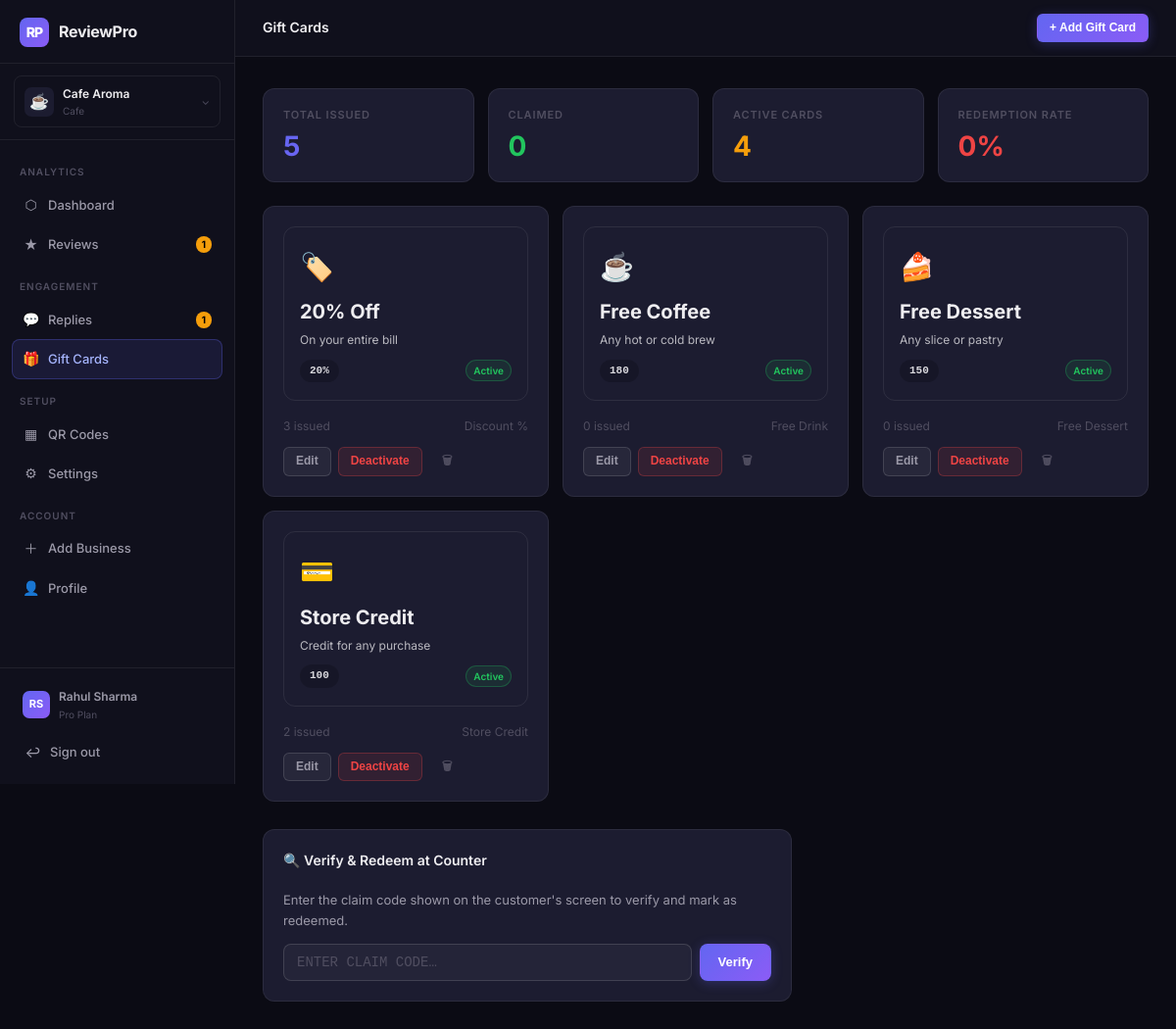
/dashboard/cafe-aroma/gifts/ (signed in), run on the app's committed database.
### businesses/models.py (models this page shows, shortened)
class Business(models.Model):
    id = models.UUIDField(primary_key=True, default=uuid.uuid4, editable=False)
    owner = models.ForeignKey(settings.AUTH_USER_MODEL, on_delete=models.CASCADE, related_name='businesses')
    name = models.CharField(max_length=200)
    slug = models.SlugField(max_length=220, unique=True, blank=True)
    category = models.CharField(max_length=50, choices=CATEGORY_CHOICES, default='Restaurant')
    address = models.CharField(max_length=300, blank=True)
    city = models.CharField(max_length=100, blank=True)
    phone = models.CharField(max_length=30, blank=True)
    email = models.EmailField(blank=True)
    website = models.URLField(blank=True)
    logo_emoji = models.CharField(max_length=10, default='🏪')
    primary_color = models.CharField(max_length=7, default='#6366f1')
    google_place_id = models.CharField(max_length=300, blank=True)
    google_access_token = models.TextField(blank=True)
    google_refresh_token = models.TextField(blank=True)
    auto_send_positive_replies = models.BooleanField(default=True)
    min_rating_for_gift = models.IntegerField(default=4)
    is_active = models.BooleanField(default=True)
    created_at = models.DateTimeField(auto_now_add=True)
    updated_at = models.DateTimeField(auto_now=True)
    class Meta:
        ordering = ['-created_at']
        verbose_name_plural = 'Businesses'

class GiftCard(models.Model):
    id = models.UUIDField(primary_key=True, default=uuid.uuid4, editable=False)
    business = models.ForeignKey(Business, on_delete=models.CASCADE, related_name='gift_cards')
    title = models.CharField(max_length=100)
    description = models.CharField(max_length=250)
    gift_type = models.CharField(max_length=20, choices=GIFT_TYPE_CHOICES)
    value = models.CharField(max_length=50, help_text='e.g. ₹180 or 20%')
    icon = models.CharField(max_length=10, default='🎁')
    color = models.CharField(max_length=20, choices=GIFT_COLOR_CHOICES, default='purple')
    is_active = models.BooleanField(default=True)
    total_issued = models.IntegerField(default=0)
    created_at = models.DateTimeField(auto_now_add=True)
    class Meta:
        ordering = ['-is_active', 'title']

### accounts/models.py (models this page shows, shortened)
class User(AbstractUser):
    id = models.UUIDField(primary_key=True, default=uuid.uuid4, editable=False)
    email = models.EmailField(unique=True)
    full_name = models.CharField(max_length=200, blank=True)
    avatar_initials = models.CharField(max_length=3, blank=True)
    plan = models.CharField(max_length=20, default='free', choices=[('free','Free'),('pro','Pro'),('enterprise','Enterprise')])
    email_verified = models.BooleanField(default=False)
    onboarding_done = models.BooleanField(default=False)
    created_at = models.DateTimeField(auto_now_add=True)
    USERNAME_FIELD = 'email'
    REQUIRED_FIELDS = ['username']
    @property
    def display_name(self):
        return self.full_name or self.email.split('@')[0]

### reviews/views.py (the view, shortened to what this page needs)
# urls.py: path('dashboard/<slug:slug>/gifts/',     rv.gifts_page,      name='gifts_page'),
@login_required
def gifts_page(request, slug):
    business = get_object_or_404(Business, slug=slug, owner=request.user)
    qs = Review.objects.filter(business=business, is_verified=True)
    ti = qs.filter(gift_issued__isnull=False).count()
    tc = qs.filter(gift_claimed=True).count()
    return render(request, 'dashboard/gifts.html', {
        'business': business, 'active': 'gifts',
        'gifts': business.gift_cards.all(),
        'total_issued': ti, 'total_claimed': tc,
        'redemption_rate': round(tc/ti*100) if ti else 0,
        'gift_type_choices': GiftCard._meta.get_field('gift_type').choices if hasattr(GiftCard,'_meta') else [],
    })

### templates/dashboard/gifts.html (shortened to what this page needs)
{% extends "base.html" %}
{% block topbar_title %}Gift Cards{% endblock %}
{% block topbar_actions %}
  <button class="btn btn-primary btn-sm" onclick="openModal('gift-modal')">+ Add Gift Card</button>
{% endblock %}
{% block content %}
<div class="stats-grid" style="grid-template-columns:repeat(4,1fr);margin-bottom:24px">
  <div class="stat-card c-purple">
    <div class="stat-label">Total Issued</div>
    <div class="stat-value">{{ total_issued }}</div>
  </div>
  <div class="stat-card c-green">
    <div class="stat-label">Claimed</div>
    <div class="stat-value">{{ total_claimed }}</div>
  </div>
  <div class="stat-card c-amber">
    <div class="stat-label">Active Cards</div>
    <div class="stat-value">{{ gifts.count }}</div>
  </div>
  <div class="stat-card {% if redemption_rate >= 70 %}c-green{% elif redemption_rate >= 40 %}c-amber{% else %}c-red{% endif %}">
    <div class="stat-label">Redemption Rate</div>
    <div class="stat-value">{{ redemption_rate }}%</div>
  </div>
</div>
<div class="grid-3" style="margin-bottom:28px">
  {% for gift in gifts %}
  <div class="card">
    <div class="gc-{{ gift.color }}" style="border-radius:12px;padding:18px 16px;margin-bottom:16px;border:1px solid rgba(255,255,255,.08)">
      <div style="font-size:28px;margin-bottom:8px">{{ gift.icon }}</div>
      <div class="gc-value" style="font-size:20px;font-weight:700;margin-bottom:3px">{{ gift.title }}</div>
      <div style="font-size:12px;opacity:.75">{{ gift.description }}</div>
      <div style="margin-top:10px;display:flex;align-items:center;justify-content:space-between">
        <span style="background:rgba(0,0,0,.2);padding:3px 10px;border-radius:20px;font-size:11px;font-weight:700;font-family:monospace;opacity:.9">{{ gift.value }}</span>
        {% if gift.is_active %}<span class="badge badge-sm badge-green">Active</span>{% else %}<span class="badge badge-sm badge-red">Inactive</span>{% endif %}
      </div>
    </div>
    <div style="display:flex;justify-content:space-between;font-size:12px;color:var(--text3);margin-bottom:12px">
      <span>{{ gift.total_issued }} issued</span>
      <span>{{ gift.get_gift_type_display }}</span>
    </div>
    <div style="display:flex;gap:7px">
      <button class="btn btn-secondary btn-sm" onclick='editGift({{ gift.id|json_script:"" }}, "{{ gift.title }}", "{{ gift.description }}", "{{ gift.value }}", "{{ gift.icon }}", "{{ gift.gift_type }}", "{{ gift.color }}")'>Edit</button>
      <form method="post" style="display:inline">
        <button class="btn {% if gift.is_active %}btn-danger{% else %}btn-success{% endif %} btn-sm" type="submit">
          {% if gift.is_active %}Deactivate{% else %}Activate{% endif %}
        </button>
      </form>
      <form method="post" style="display:inline" onsubmit="return confirm('Delete this gift card?')">
        <button class="btn btn-ghost btn-sm" type="submit">🗑</button>
      </form>
    </div>
  </div>
  {% endfor %}
</div>
<div class="card" style="max-width:540px">
  <div class="card-header">
    <div class="card-title">🔍 Verify & Redeem at Counter</div>
  </div>
  <p style="font-size:13px;color:var(--text2);margin-bottom:14px">Enter the claim code shown on the customer's screen to verify and mark as redeemed.</p>
  <div style="display:flex;gap:8px">
    <input class="form-control" id="verify-token" placeholder="Enter claim code…" style="font-family:monospace;text-transform:uppercase" oninput="this.value=this.value.toUpperCase()">
    <button class="btn btn-primary" style="white-space:nowrap" onclick="verifyGift()">Verify</button>
  </div>
</div>
{% endblock %}

### templates/base.html (shortened to what this page needs)
{% load static humanize %}<!DOCTYPE html>
<html lang="en">
<head>
<link rel="stylesheet" href="{% static 'css/app.css' %}">
</head>
<body>
<div class="page">
{% block sidebar %}
<aside class="sidebar">
  <a href="{% if business %}{% url 'biz_dashboard' slug=business.slug %}{% else %}/{% endif %}" class="sidebar-logo">
    <div class="logo-mark">RP</div>
    <span class="logo-text">ReviewPro</span>
  </a>
  {% if business %}
  <div class="sidebar-biz">
    <a href="{% url 'dashboard_home' %}" class="biz-pill" title="Switch business">
      <div class="biz-emoji-wrap">{{ business.logo_emoji }}</div>
      <div style="flex:1;overflow:hidden">
        <div class="biz-title">{{ business.name }}</div>
        <div class="biz-category">{{ business.category }}</div>
      </div>
      <span style="color:var(--text3);font-size:11px">⌄</span>
    </a>
  </div>
  {% endif %}
  <nav class="sidebar-nav">
    {% if business %}
    <div class="nav-label">Analytics</div>
    <a href="{% url 'biz_dashboard' slug=business.slug %}" class="nav-item {% if active == 'dashboard' %}active{% endif %}">
      <span class="ni-icon">⬡</span> Dashboard
    </a>
    <a href="{% url 'reviews_list' slug=business.slug %}" class="nav-item {% if active == 'reviews' %}active{% endif %}">
      <span class="ni-icon">★</span> Reviews
      {% if pending_reply_count %}<span class="ni-badge">{{ pending_reply_count }}</span>{% endif %}
    </a>
    <div class="nav-label">Engagement</div>
    <a href="{% url 'replies_list' slug=business.slug %}" class="nav-item {% if active == 'replies' %}active{% endif %}">
      <span class="ni-icon">💬</span> Replies
      {% if pending_reply_count %}<span class="ni-badge">{{ pending_reply_count }}</span>{% endif %}
    </a>
    <a href="{% url 'gifts_page' slug=business.slug %}" class="nav-item {% if active == 'gifts' %}active{% endif %}">
      <span class="ni-icon">🎁</span> Gift Cards
    </a>
    <div class="nav-label">Setup</div>
    <a href="{% url 'qrcodes_page' slug=business.slug %}" class="nav-item {% if active == 'qrcodes' %}active{% endif %}">
      <span class="ni-icon">▦</span> QR Codes
    </a>
    <a href="{% url 'settings_page' slug=business.slug %}" class="nav-item {% if active == 'settings' %}active{% endif %}">
      <span class="ni-icon">⚙</span> Settings
    </a>
    {% endif %}
    <div class="nav-label">Account</div>
    <a href="{% url 'business_new' %}" class="nav-item">
      <span class="ni-icon">＋</span> Add Business
    </a>
    <a href="{% url 'profile' %}" class="nav-item">
      <span class="ni-icon">👤</span> Profile
    </a>
  </nav>
  <div class="sidebar-bottom">
    <a href="{% url 'profile' %}" class="user-pill">
      <div class="u-avatar">{{ user.avatar_initials|default:user.email.0|upper }}</div>
      <div style="flex:1;overflow:hidden">
        <div class="u-name">{{ user.display_name }}</div>
        <div class="u-plan">{{ user.plan }} plan</div>
      </div>
    </a>
    <a href="{% url 'logout' %}" class="nav-item" style="margin-top:4px">
      <span class="ni-icon">↩</span> Sign out
    </a>
  </div>
</aside>
{% endblock %}
<div class="main">
  {% block topbar %}
  <header class="topbar">
    <div style="font-size:14px;font-weight:600;flex:1">{% block topbar_title %}{% endblock %}</div>
    <div style="display:flex;align-items:center;gap:8px">
      {% block topbar_actions %}{% endblock %}
    </div>
  </header>
  {% endblock %}
  <div class="content">
    <div class="content-inner">
      {% block content %}{% endblock %}
    </div>
  </div>
</div>
</div>
</body>
</html>

### data on the page
Business: logo_emoji "☕", name "Cafe Aroma", category "Cafe", count "4"
User: avatar_initials "RS", display_name "Rahul Sharma", plan "Pro"
GiftCard: icon "🏷️", title "20% Off", description "On your entire bill", value "20%", is_active "Active", total_issued "3", gift_type "Discount %"
GiftCard: icon "☕", title "Free Coffee", description "Any hot or cold brew", value "180", is_active "Active", total_issued "0", gift_type "Free Drink"
GiftCard: icon "🍰", title "Free Dessert", description "Any slice or pastry", value "150", is_active "Active", total_issued "0", gift_type "Free Dessert"
GiftCard: icon "💳", title "Store Credit", description "Credit for any purchase", value "100", is_active "Active", total_issued "2", gift_type "Store Credit"

### other printed values
{{ pending_reply_count }} "1"
{{ total_issued }} "5"
{{ total_claimed }} "0"
{{ redemption_rate }} "0"
